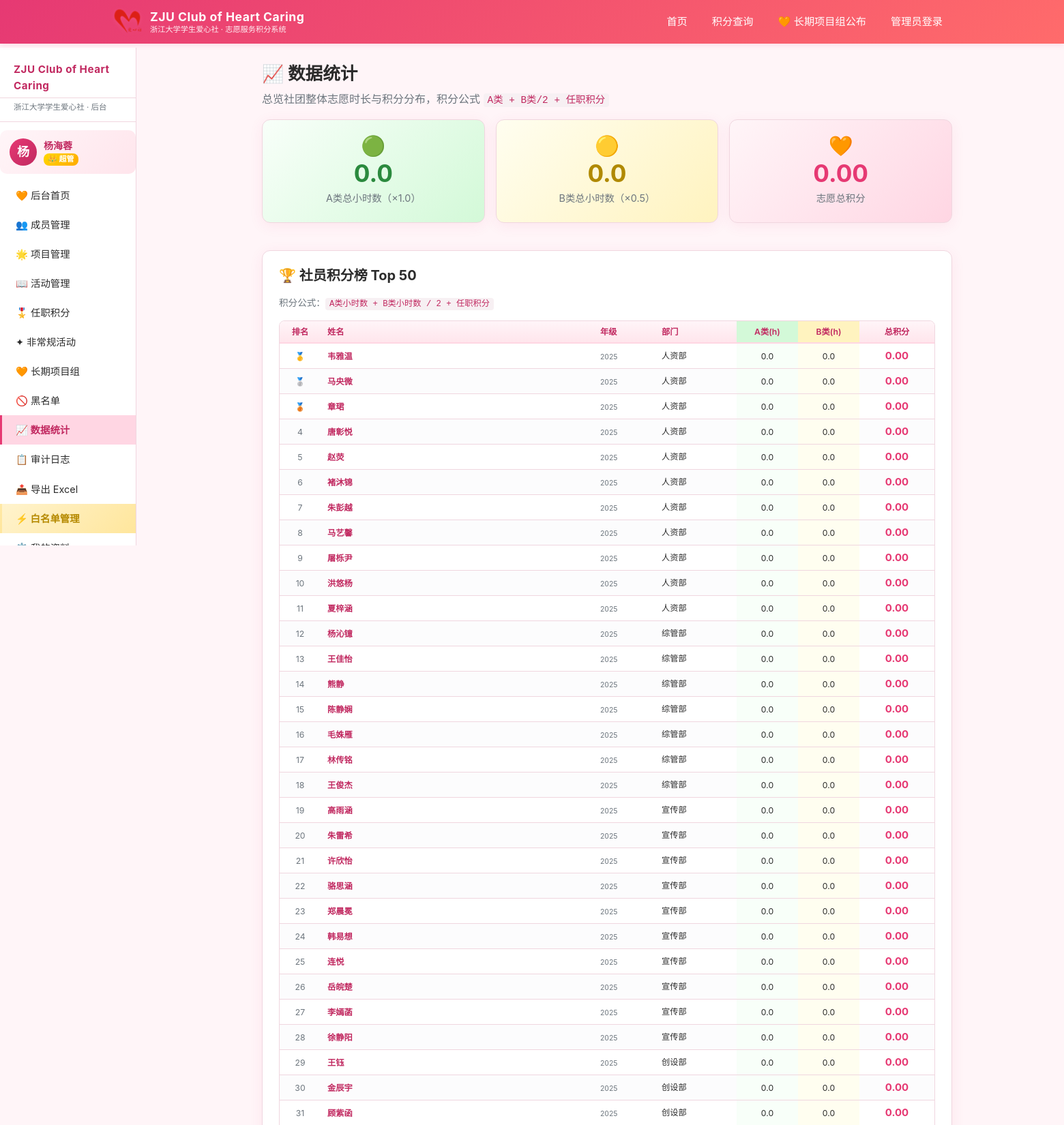
The page /admin/stats (signed in, upper part) on the database its author committed.
### models.py (models this page shows, shortened)
class Member(db.Model):
    __tablename__ = "members"
    id = db.Column(db.Integer, primary_key=True)
    name = db.Column(db.String(64), nullable=False, index=True)
    grade = db.Column(db.String(32), default="")
    student_id = db.Column(db.String(32), default="", index=True)
    department = db.Column(db.String(64), default="")
    identity = db.Column(db.String(32), default="社员", index=True)
    long_term_group_id = db.Column(db.Integer, db.ForeignKey("long_term_groups.id"), nullable=True, index=True)
    long_term_group = db.relationship("LongTermGroup", backref="members")
    phone = db.Column(db.String(32), default="")
    created_at = db.Column(db.DateTime, default=datetime.utcnow)
    activity_participations = db.relationship("ActivityParticipant", backref="member", cascade="all, delete-orphan")
    irregular_participations = db.relationship("IrregularParticipant", backref="member", cascade="all, delete-orphan")
    position_records = db.relationship("PositionRecord", backref="member", cascade="all, delete-orphan")
    signoffs = db.relationship("SignoffLog", backref="signoff_member", cascade="all, delete-orphan")
    query_logs = db.relationship("QueryLog", backref="query_member", cascade="all, delete-orphan")
    modifications = db.relationship("ModificationLog", backref="mod_member", cascade="all, delete-orphan")
    def a_hours(self):
        total = 0.0
        for ap in self.activity_participations:
            total += ap.a_hours or 0
        for ip in self.irregular_participations:
            total += ip.a_hours or 0
        return round(total, 2)
    def b_hours(self):
        total = 0.0
        for ap in self.activity_participations:
            total += ap.b_hours or 0
        for ip in self.irregular_participations:
            total += ip.b_hours or 0
        return round(total, 2)
    def total_hours(self):
        return round(self.a_hours() + self.b_hours(), 2)
    def total_points(self):
        a = self.a_hours()
        b = self.b_hours()
        return round(a + b / 2.0, 2)

### app.py (the view)
    @app.route("/admin/stats")
    @permission_required("stats")
    def admin_stats():
        sem = request.args.get("semester", "")
        members = Member.query.all()
        rows = []
        for m in members:
            rows.append({
                "member": m,
                "total": m.total_points(),
                "a_hours": m.a_hours(),
                "b_hours": m.b_hours(),
                "total_hours": m.total_hours(),
            })
        rows.sort(key=lambda x: -x["total"])
        dept_points = {}
        for m in members:
            for pr in m.position_records:
                d = pr.department or "未分配"
                dept_points[d] = dept_points.get(d, 0) + (pr.points or 0)
        proj_a = {}
        proj_b = {}
        for p in Project.query.all():
            a = db.session.query(func.sum(ActivityParticipant.a_hours))\
                .join(Activity).filter(Activity.project_id == p.id).scalar() or 0
            b = db.session.query(func.sum(ActivityParticipant.b_hours))\
                .join(Activity).filter(Activity.project_id == p.id).scalar() or 0
            proj_a[p.name] = round(float(a), 1)
            proj_b[p.name] = round(float(b), 1)
        total_a = sum(r["a_hours"] for r in rows)
        total_b = sum(r["b_hours"] for r in rows)
        return render_template("admin/stats.html",
                               rows=rows, dept_points=dept_points,
                               proj_a=proj_a, proj_b=proj_b,
                               total_a=round(total_a, 1), total_b=round(total_b, 1),
                               current_sem=sem)

### app.py (called while the page is built)
def permission_required(perm):
    def decorator(f):
        @wraps(f)
        def wrapper(*args, **kwargs):
            if not session.get("admin_id"):
                return redirect(url_for("admin_login", next=request.path))
            me = Admin.query.get(session.get("admin_id"))
            if not me:
                session.clear()
                return redirect(url_for("admin_login"))
            if not me.has_permission(perm):
                label = next((n for k, n, _ in ADMIN_PERMISSIONS if k == perm), perm)
                flash(f"您没有「{label}」的访问权限", "warning")
                return redirect(url_for("admin_login"))
            return f(*args, **kwargs)
        return wrapper
    return decorator

def current_semester():
    s = Setting.query.filter_by(key="current_semester").first()
    return s.value if s else ""

def all_departments():
    s = Setting.query.filter_by(key="departments").first()
    if s and s.value:
        return [d.strip() for d in s.value.split(",") if d.strip()]
    return ["人资部", "综管部", "文体部", "活动部",
            "宣传部", "创设部", "外联部", "财务部"]

### models.py (called while the page is built)
    def has_permission(self, perm):
        if self.is_super_admin:
            return True
        return perm in self.permissions_list()

### templates/admin/stats.html (shortened to what this page needs)
{% extends "base.html" %}
{% block content %}
{% include "admin/_sidebar.html" %}
<section class="content-with-sidebar">
  <h1>📈 数据统计</h1>
  <p class="muted">总览社团整体志愿时长与积分分布，积分公式 <code>A类 + B类/2 + 任职积分</code></p>
  <div class="grid">
    <div class="card stat-card" style="background:linear-gradient(135deg,#f8fff9,#d3f9d8);">
      <div class="stat-icon" style="color:#2b8a3e;">🟢</div>
      <div class="stat-num" style="color:#2b8a3e;">{{ '%.1f'|format(total_a) }}</div>
      <div class="stat-label">A类总小时数（×1.0）</div>
    </div>
    <div class="card stat-card" style="background:linear-gradient(135deg,#fffef0,#fff3bf);">
      <div class="stat-icon" style="color:#b08900;">🟡</div>
      <div class="stat-num" style="color:#b08900;">{{ '%.1f'|format(total_b) }}</div>
      <div class="stat-label">B类总小时数（×0.5）</div>
    </div>
    <div class="card stat-card" style="background:linear-gradient(135deg,#fff5f8,#ffd6e3);">
      <div class="stat-icon" style="color:var(--primary);">🧡</div>
      <div class="stat-num" style="color:var(--primary);">{{ '%.2f'|format(total_a + total_b / 2) }}</div>
      <div class="stat-label">志愿总积分</div>
    </div>
  </div>
  <div class="card">
    <h2>🏆 社员积分榜 Top 50</h2>
    <p class="muted small">积分公式：<code>A类小时数 + B类小时数 / 2 + 任职积分</code></p>
    <div style="overflow-x:auto;">
    <div class="table-responsive">
<table class="data-table compact">
      <thead>
        <tr>
          <th style="width:60px;" class="center">排名</th>
          <th>姓名</th>
          <th style="width:90px;">年级</th>
          <th style="width:120px;">部门</th>
          <th style="width:90px; background:#d3f9d8;" class="center">A类(h)</th>
          <th style="width:90px; background:#fff3bf;" class="center">B类(h)</th>
          <th style="width:110px;" class="center">总积分</th>
        </tr>
      </thead>
      <tbody>
        {% for row in rows[:50] %}
        <tr>
          <td class="center">
            {% if loop.index==1 %}🥇
            {% elif loop.index==2 %}🥈
            {% elif loop.index==3 %}🥉
            {% else %}<span class="muted">{{ loop.index }}</span>
            {% endif %}
          </td>
          <td><b style="color:var(--primary-dark);">{{ row.member.name }}</b></td>
          <td><span class="muted small">{{ row.member.grade or '—' }}</span></td>
          <td><span class="cell-1line" title="{{ row.member.department or '' }}">{{ row.member.department or '—' }}</span></td>
          <td class="center" style="background:#f8fff9;">{{ '%.1f'|format(row.a_hours) }}</td>
          <td class="center" style="background:#fffef0;">{{ '%.1f'|format(row.b_hours) }}</td>
          <td class="center"><b style="color:var(--primary); font-size:15px;">{{ '%.2f'|format(row.total) }}</b></td>
        </tr>
        {% else %}
        <tr><td colspan="7" class="empty">暂无数据</td></tr>
        {% endfor %}
      </tbody>
    </table>
</div>
    </div>
  </div>
</section>
{% endblock %}

### static/css/style.css (style rules this page uses)
:root { --primary: #e63973; --primary-dark: #c12960; --primary-light: #ffd6e3; --accent: #ff6b6b; --bg: #fff5f8; --card-bg: #ffffff; --text: #2b2b2b; --text-muted: #6c757d; --border: #f0d6df; --shadow: 0 4px 20px rgba(230, 57, 115, 0.08); --shadow-hover: 0 6px 28px rgba(230, 57, 115, 0.18); --success: #2eb867; --warning: #f59f00; --danger: #e03131; --info: #1c7ed6; --sidebar-width: 200px; }
* { box-sizing: border-box; }
html, body { margin: 0; padding: 0; font-family: -apple-system, BlinkMacSystemFont, "PingFang SC", "Microsoft YaHei", "Helvetica Neue", Arial, sans-serif; background: var(--bg); color: var(--text); line-height: 1.6; min-height: 100vh; }
code { font-family: "SF Mono", Menlo, Consolas, monospace; background: #f7f0f3; padding: 2px 6px; border-radius: 4px; font-size: 0.9em; color: var(--primary-dark); }
h1, h2, h3 { color: var(--text); margin: 0 0 12px; }
h1 { font-size: 1.6em; }
h2 { font-size: 1.25em; margin-top: 0; }
h1 + .muted { margin-top: -8px; margin-bottom: 16px; }
.muted { color: var(--text-muted); }
.small { font-size: 0.85em; }
.center { text-align: center; }
.content-with-sidebar { margin-left: calc(var(--sidebar-width) + 20px); }
.card { background: var(--card-bg); border-radius: 12px; padding: 20px 24px; margin-bottom: 20px; box-shadow: var(--shadow); border: 1px solid var(--border); }
.grid { display: grid; grid-template-columns: repeat(auto-fit, minmax(180px, 1fr)); gap: 16px; margin-bottom: 20px; }
.stat-card { text-align: center; padding: 24px 16px; }
.stat-icon { font-size: 1.8em; color: var(--primary); line-height: 1; margin-bottom: 4px; }
.stat-num { font-size: 2.2em; font-weight: 700; color: var(--primary); line-height: 1.2; }
.stat-label { color: var(--text-muted); font-size: 0.9em; margin-top: 4px; }
.data-table { width: 100%; border-collapse: collapse; font-size: 0.9em; }
.data-table th, .data-table td { padding: 10px 12px; text-align: left; border-bottom: 1px solid var(--border); vertical-align: middle; }
.data-table th { background: linear-gradient(180deg, #fff5f8 0%, #ffe5ec 100%); font-weight: 600; color: var(--primary-dark); font-size: 0.85em; text-transform: none; letter-spacing: 0; border-bottom: 2px solid var(--primary-light); position: sticky; top: 0; z-index: 2; }
.data-table tbody tr { transition: background .15s; }
.data-table tbody tr:nth-child(even) { background: #fcfcfd; }
.data-table.compact th, .data-table.compact td { padding: 6px 10px; font-size: 0.85em; }
.cell-1line { display: -webkit-box; -webkit-line-clamp: 1; -webkit-box-orient: vertical; overflow: hidden; text-overflow: ellipsis; word-break: keep-all; overflow-wrap: anywhere; max-width: 100%; cursor: help; text-align: justify; text-justify: inter-ideograph; line-height: 1.5; }
body, .data-table, .card, h1, h2, h3, p, li, td, th, input, button, .btn, .form-row label { word-break: keep-all; overflow-wrap: anywhere; }
code, pre, .code-block { word-break: break-all; }
.data-table td.center, .data-table th.center { text-align: center; }
.table-responsive { overflow-x: auto; -webkit-overflow-scrolling: touch; border-radius: 8px; border: 1px solid var(--border); background: #fff; }
.table-responsive .data-table { min-width: 640px; }
.data-table { table-layout: fixed; }

### rows shown on the page
Member: member.name "韦雅温", member "2025", member "人资部"
Member: member.name "马央微", member "2025", member "人资部"
Member: member.name "章珺", member "2025", member "人资部"
Member: member.name "唐彰悦", member "2025", member "人资部"
Member: member.name "赵荧", member "2025", member "人资部"
Member: member.name "褚沐锦", member "2025", member "人资部"
Member: member.name "朱彭越", member "2025", member "人资部"
Member: member.name "马艺馨", member "2025", member "人资部"
Member: member.name "屠栎尹", member "2025", member "人资部"
Member: member.name "洪悠杨", member "2025", member "人资部"
Member: member.name "夏梓涵", member "2025", member "人资部"
Member: member.name "杨沁镱", member "2025", member "综管部"
Member: member.name "王佳怡", member "2025", member "综管部"
Member: member.name "熊静", member "2025", member "综管部"
Member: member.name "陈静娴", member "2025", member "综管部"
Member: member.name "毛姝雁", member "2025", member "综管部"
Member: member.name "林传铭", member "2025", member "综管部"
Member: member.name "王俊杰", member "2025", member "综管部"
Member: member.name "高雨涵", member "2025", member "宣传部"
Member: member.name "朱雷希", member "2025", member "宣传部"
Member: member.name "许欣怡", member "2025", member "宣传部"
Member: member.name "骆思涵", member "2025", member "宣传部"
Member: member.name "郑晨冕", member "2025", member "宣传部"
Member: member.name "韩易想", member "2025", member "宣传部"
Member: member.name "连悦", member "2025", member "宣传部"
Member: member.name "岳皖楚", member "2025", member "宣传部"
Member: member.name "李嫣菡", member "2025", member "宣传部"
Member: member.name "徐静阳", member "2025", member "宣传部"
Member: member.name "王钰", member "2025", member "创设部"
Member: member.name "金辰宇", member "2025", member "创设部"
Member: member.name "顾紫函", member "2025", member "创设部"

### other values the page prints
{{ (session.get('admin_name', '?')[0])|upper }} "杨"
{{ session.get('admin_name', '未登录') }} "杨海蓉"
{{ '%.1f'|format(total_a) }} "0.0"
{{ '%.1f'|format(total_b) }} "0.0"
{{ '%.2f'|format(total_a + total_b / 2) }} "0.00"
{{ '%.1f'|format(row.a_hours) }} "0.0" "0.0" "0.0" "0.0" "0.0" "0.0" "0.0" "0.0" "0.0" "0.0" "0.0" "0.0" "0.0" "0.0" "0.0" "0.0" "0.0" "0.0" "0.0" "0.0" "0.0" "0.0" "0.0" "0.0" "0.0" "0.0" "0.0" "0.0" "0.0" "0.0" "0.0"
{{ '%.1f'|format(row.b_hours) }} "0.0" "0.0" "0.0" "0.0" "0.0" "0.0" "0.0" "0.0" "0.0" "0.0" "0.0" "0.0" "0.0" "0.0" "0.0" "0.0" "0.0" "0.0" "0.0" "0.0" "0.0" "0.0" "0.0" "0.0" "0.0" "0.0" "0.0" "0.0" "0.0" "0.0" "0.0"
{{ '%.2f'|format(row.total) }} "0.00" "0.00" "0.00" "0.00" "0.00" "0.00" "0.00" "0.00" "0.00" "0.00" "0.00" "0.00" "0.00" "0.00" "0.00" "0.00" "0.00" "0.00" "0.00" "0.00" "0.00" "0.00" "0.00" "0.00" "0.00" "0.00" "0.00" "0.00" "0.00" "0.00" "0.00"
